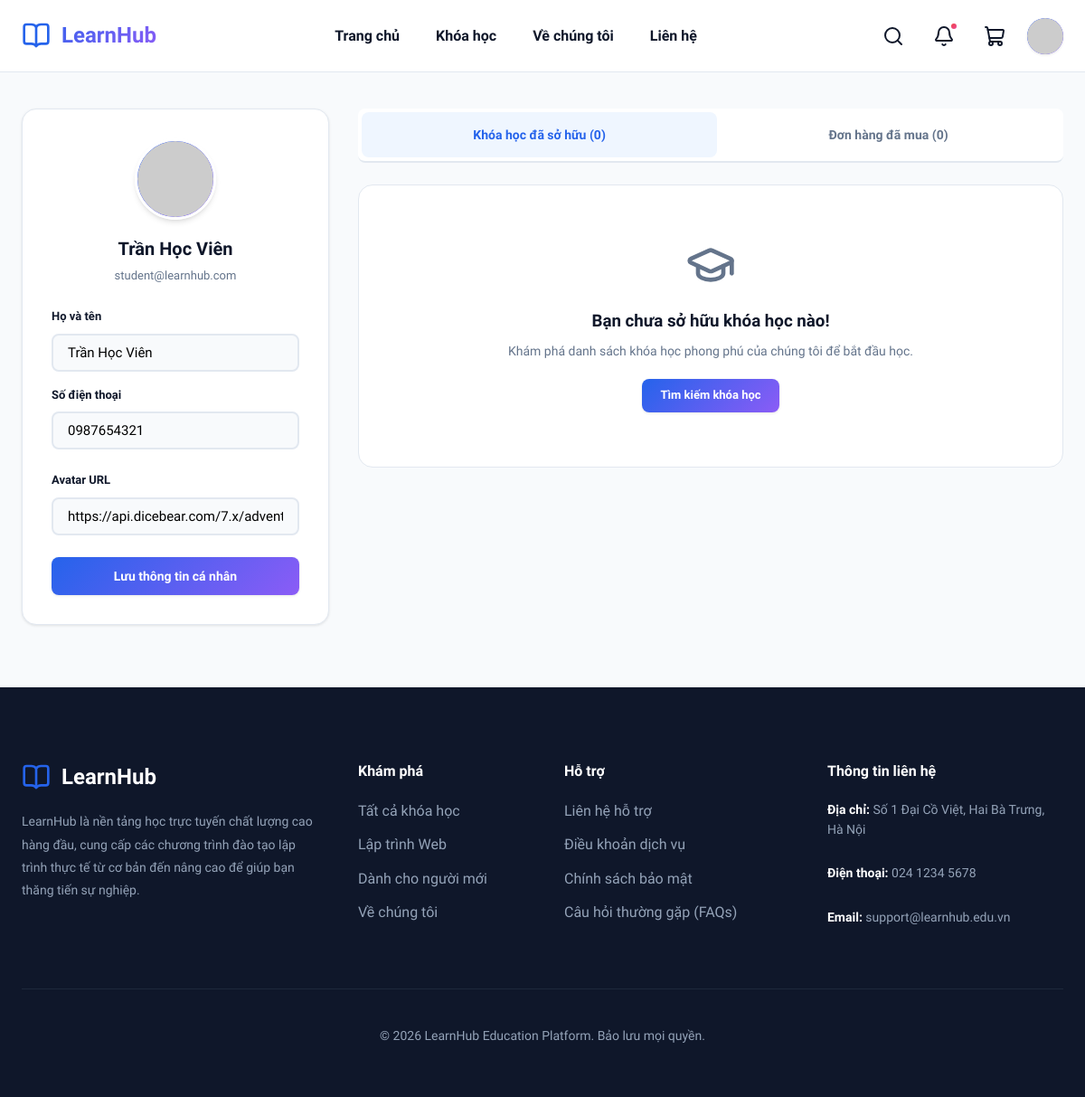
Page /profile.php (signed in) on the earlier database version.
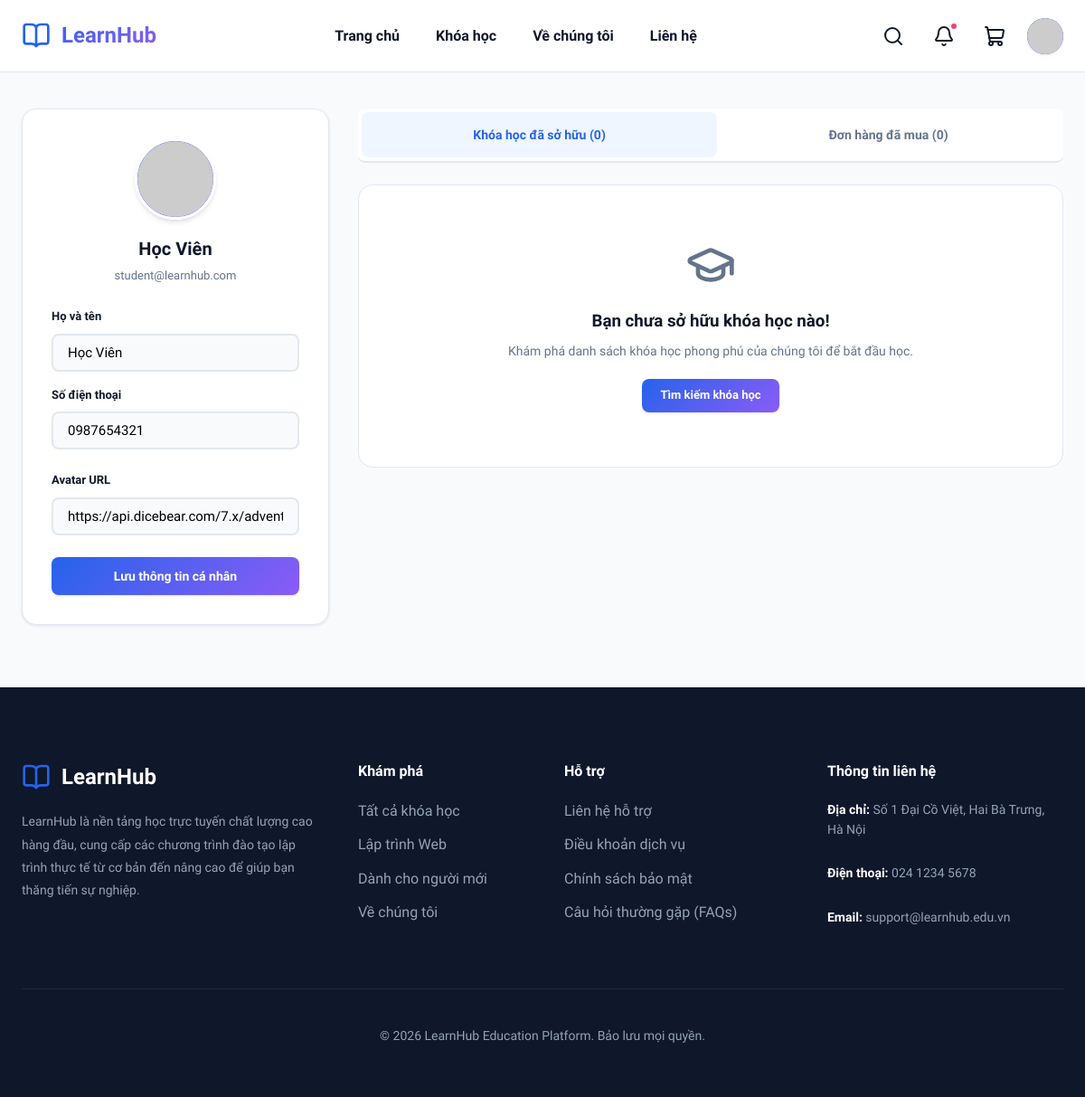
Same page on the later database version.
### tables this page shows
CREATE TABLE `users` (
  `id` int NOT NULL AUTO_INCREMENT,
  `email` varchar(255) NOT NULL,
  `password` varchar(255) NOT NULL,
  `full_name` varchar(255) NOT NULL,
  `phone` varchar(20) DEFAULT NULL,
  `avatar` text,
  `active` tinyint(1) DEFAULT '1',
  `created_at` timestamp NULL DEFAULT CURRENT_TIMESTAMP,
  `updated_at` timestamp NULL DEFAULT CURRENT_TIMESTAMP ON UPDATE CURRENT_TIMESTAMP,
  PRIMARY KEY (`id`),
  UNIQUE KEY `email` (`email`)
);

### includes/auth_check.php (called while the page is built, shortened)
<?php
function is_logged_in() {
    return isset($_SESSION['user_id']);
}
?>

### profile.php (the view, shortened to what this page needs)
<?php
require_once __DIR__ . '/config/db.php';
require_once __DIR__ . '/includes/auth_check.php';
$user_id = $_SESSION['user_id'];
try {
    $stmt = $pdo->prepare("SELECT * FROM users WHERE id = ?");
    $stmt->execute([$user_id]);
    $user = $stmt->fetch();
} catch (PDOException $e) {
    die("Lỗi kết nối CSDL: " . $e->getMessage());
}
$enrolled_courses = [];
try {
    $stmt = $pdo->prepare("
        SELECT c.*
        FROM courses c
        JOIN enrollments e ON c.id = e.course_id
        WHERE e.user_id = ? AND e.active = 1
        ORDER BY e.enrolled_at DESC
    ");
    $stmt->execute([$user_id]);
    $enrolled_courses = $stmt->fetchAll() ?: [];
} catch (PDOException $e) {
    $error_msg = 'Không thể tải khóa học đã mua.';
}
$orders = [];
try {
    $stmt = $pdo->prepare("
        SELECT *
        FROM orders
        WHERE user_id = ?
        ORDER BY id DESC
    ");
    $stmt->execute([$user_id]);
    $orders = $stmt->fetchAll() ?: [];
} catch (PDOException $e) {
    $error_msg = 'Không thể tải lịch sử đơn hàng.';
}
require_once __DIR__ . '/includes/header.php';
?>
<div class="section profile-page" style="background-color: var(--bg-main); min-height: 85vh; padding: 40px 0;">
    <div class="container profile-container">
        <div class="profile-layout">
            <div style="background-color: var(--bg-card); border: 1px solid var(--border); border-radius: var(--radius-md); padding: 32px; height: fit-content; box-shadow: var(--shadow-sm);">
                <div style="text-align: center; margin-bottom: 24px;">
                    <div class="profile-avatar" style="width: 90px; height: 90px; border-radius: 50%; background: linear-gradient(135deg, var(--primary), var(--secondary)); color: white; display: flex; align-items: center; justify-content: center; font-size: 36px; font-weight: 800; margin: 0 auto 16px; border: 3px solid white; box-shadow: var(--shadow-md); overflow: hidden;">
                        <?php
                            $profile_avatar_url = trim($user['avatar'] ?? '');
                        ?>
                        <?php if ($profile_avatar_url !== ''): ?>
                            <img src="<?php echo htmlspecialchars($profile_avatar_url); ?>" alt="<?php echo htmlspecialchars($user['full_name']); ?>" onerror="this.style.display='none';this.nextElementSibling.style.display='flex';">
                        <?php endif; ?>
                    </div>
                    <h3 style="font-weight: 800; font-size: 20px; color: var(--text-main); margin-bottom: 4px;"><?php echo htmlspecialchars($user['full_name']); ?></h3>
                    <p style="color: var(--text-muted); font-size: 13px; font-weight: 500;"><?php echo htmlspecialchars($user['email']); ?></p>
                </div>
                <form action="profile.php" method="POST">
                    <div class="form-group" style="margin-bottom: 16px;">
                        <label for="full_name" style="font-size: 13px;">Họ và tên</label>
                        <input type="text" id="full_name" name="full_name" class="form-control" value="<?php echo htmlspecialchars($user['full_name']); ?>" required style="height: 42px;">
                    </div>
                    <div class="form-group" style="margin-bottom: 24px;">
                        <label for="phone" style="font-size: 13px;">Số điện thoại</label>
                        <input type="tel" id="phone" name="phone" class="form-control" value="<?php echo htmlspecialchars($user['phone'] ?? ''); ?>" placeholder="Chưa cập nhật" style="height: 42px;">
                    </div>
                    <div class="form-group" style="margin-bottom: 24px;">
                        <label for="avatar" style="font-size: 13px;">Avatar URL</label>
                        <input type="url" id="avatar" name="avatar" class="form-control" value="<?php echo htmlspecialchars($user['avatar'] ?? ''); ?>" placeholder="https://example.com/avatar.jpg" style="height: 42px;">
                    </div>
                    <button type="submit" class="btn btn-primary" style="width: 100%; height: 42px; font-size: 14px; border-radius: var(--radius-sm);">
                        Lưu thông tin cá nhân
                    </button>
                </form>
            </div>
            <div>
                <div style="display: flex; border-bottom: 2px solid var(--border); margin-bottom: 24px; background-color: var(--bg-card); border-radius: var(--radius-sm); padding: 4px;">
                    <button class="tab-btn active" onclick="switchProfileTab('courses', this)" style="flex-grow: 1;">Khóa học đã sở hữu (<?php echo count($enrolled_courses); ?>)</button>
                    <button class="tab-btn" onclick="switchProfileTab('orders', this)" style="flex-grow: 1;">Đơn hàng đã mua (<?php echo count($orders); ?>)</button>
                </div>
                <div id="profile-tab-courses" class="profile-tab-content active-panel">
                    <?php if (empty($enrolled_courses)): ?>
                        <div style="text-align: center; padding: 60px 0; background-color: var(--bg-card); border-radius: var(--radius-md); border: 1px solid var(--border);">
                            <i data-lucide="graduation-cap" style="width: 56px; height: 56px; color: var(--text-muted); margin-bottom: 12px;"></i>
                            <h3 style="font-weight: 700; color: var(--text-main); margin-bottom: 6px;">Bạn chưa sở hữu khóa học nào!</h3>
                            <p style="color: var(--text-muted); font-size: 14px; margin-bottom: 20px;">Khám phá danh sách khóa học phong phú của chúng tôi để bắt đầu học.</p>
                            <a href="courses.php" class="btn btn-primary" style="font-size: 13px; padding: 8px 20px;">Tìm kiếm khóa học</a>
                        </div>
                    <?php endif; ?>
                </div>
            </div>
        </div>
    </div>
</div>
<?php require_once __DIR__ . '/includes/footer.php'; ?>

### includes/header.php (shortened to what this page needs)
<?php
require_once __DIR__ . '/../config/db.php';
require_once __DIR__ . '/auth_check.php';
$current_user = null;
if (is_logged_in()) {
    try {
        $stmt = $pdo->prepare("SELECT * FROM users WHERE id = ?");
        $stmt->execute([$_SESSION['user_id']]);
        $current_user = $stmt->fetch();
    } catch (PDOException $e) {
        $current_user = null;
    }
}
function is_active($page_name) {
    $current_script = basename($_SERVER['SCRIPT_NAME']);
    return ($current_script == $page_name) ? 'active' : '';
}
?>
<!DOCTYPE html>
<html lang="vi">
<head>
    <link rel="stylesheet" href="assets/css/style.css">
</head>
<body>
    <header id="main-header">
        <div class="navbar-container">
            <a href="index.php" class="logo">
                <i data-lucide="book-open" style="width: 32px; height: 32px;"></i>
                <span>LearnHub</span>
            </a>
            <ul class="nav-links">
                <li><a href="index.php" class="<?php echo is_active('index.php'); ?>">Trang chủ</a></li>
                <li><a href="courses.php" class="<?php echo is_active('courses.php'); ?>">Khóa học</a></li>
                <li><a href="about.php" class="<?php echo is_active('about.php'); ?>">Về chúng tôi</a></li>
                <li><a href="contact.php" class="<?php echo is_active('contact.php'); ?>">Liên hệ</a></li>
            </ul>
            <div class="nav-actions">
                <button class="icon-btn" id="search-toggle-btn" title="Tìm kiếm">
                    <i data-lucide="search"></i>
                </button>
                <?php if (is_logged_in()): ?>
                    <div class="notification-menu" id="notification-menu">
                        <button class="icon-btn" id="notification-toggle" type="button" title="Thông báo" aria-label="Mở thông báo" aria-expanded="false">
                            <i data-lucide="bell"></i>
                            <span class="badge" style="top: 4px; right: 4px; padding: 3px;"></span>
                        </button>
                    </div>
                    <a href="cart.php" class="icon-btn" title="Giỏ hàng">
                        <i data-lucide="shopping-cart"></i>
                    </a>
                    <div class="user-menu" id="user-menu">
                        <button type="button" class="avatar" id="user-menu-toggle" aria-label="Mở menu tài khoản" aria-expanded="false">
                            <?php
                                $avatar_url = trim($current_user['avatar'] ?? '');
                            ?>
                            <?php if ($avatar_url !== ''): ?>
                                <img src="<?php echo htmlspecialchars($avatar_url); ?>" alt="<?php echo htmlspecialchars($current_user['full_name'] ?? 'Avatar'); ?>" onerror="this.style.display='none';this.nextElementSibling.style.display='flex';">
                            <?php endif; ?>
                        </button>
                    </div>
                <?php else: ?>
                    <a href="login.php" class="btn btn-outline" style="padding: 8px 16px; font-size: 14px;">Đăng nhập</a>
                    <a href="signup.php" class="btn btn-primary" style="padding: 8px 20px; font-size: 14px;">Đăng ký</a>
                <?php endif; ?>
            </div>
        </div>
    </header>
    <div style="height: 80px;"></div>

### includes/footer.php (shortened to what this page needs)
    <footer>
        <div class="container">
            <div class="footer-grid">
                <div class="footer-col">
                    <a href="index.php" class="footer-logo">
                        <i data-lucide="book-open" style="width: 32px; height: 32px;"></i>
                        <span>LearnHub</span>
                    </a>
                    <p style="font-size: 14px; line-height: 1.8;">LearnHub là nền tảng học trực tuyến chất lượng cao hàng đầu, cung cấp các chương trình đào tạo lập trình thực tế từ cơ bản đến nâng cao để giúp bạn thăng tiến sự nghiệp.</p>
                </div>
                <div class="footer-col">
                    <h3>Khám phá</h3>
                    <ul>
                        <li><a href="courses.php">Tất cả khóa học</a></li>
                        <li><a href="courses.php?category=Web+Development">Lập trình Web</a></li>
                        <li><a href="courses.php?level=BEGINNER">Dành cho người mới</a></li>
                        <li><a href="about.php">Về chúng tôi</a></li>
                    </ul>
                </div>
                <div class="footer-col">
                    <h3>Hỗ trợ</h3>
                    <ul>
                        <li><a href="contact.php">Liên hệ hỗ trợ</a></li>
                        <li><a href="terms.php">Điều khoản dịch vụ</a></li>
                        <li><a href="privacy.php">Chính sách bảo mật</a></li>
                        <li><a href="faq.php">Câu hỏi thường gặp (FAQs)</a></li>
                    </ul>
                </div>
                <div class="footer-col">
                    <h3>Thông tin liên hệ</h3>
                    <p style="font-size: 14px; margin-bottom: 8px;"><strong style="color: white;">Địa chỉ:</strong> Số 1 Đại Cồ Việt, Hai Bà Trưng, Hà Nội</p>
                    <p style="font-size: 14px; margin-bottom: 8px;"><strong style="color: white;">Điện thoại:</strong> 024 1234 5678</p>
                    <p style="font-size: 14px; margin-bottom: 8px;"><strong style="color: white;">Email:</strong> support@learnhub.edu.vn</p>
                </div>
            </div>
            <div class="footer-bottom">
                <p>&copy; <?php echo date('Y'); ?> LearnHub Education Platform. Bảo lưu mọi quyền.</p>
            </div>
        </div>
    </footer>
</body>
</html>

### profile.php (style rules this page uses)
.profile-container { max-width: 1320px; }
.profile-layout { display: grid; grid-template-columns: minmax(280px, 340px) minmax(0, 1fr); gap: 32px; align-items: start; }
.profile-layout > * { min-width: 0; }
.tab-btn { flex-grow: 1; background: none; border: none; padding: 14px; font-weight: 700; font-size: 14px; color: var(--text-muted); cursor: pointer; border-radius: var(--radius-sm); transition: var(--transition); }
.tab-btn.active { color: var(--primary); background-color: var(--primary-light); }
.profile-tab-content { display: none; width: 100%; max-width: 100%; min-width: 0; }
.profile-tab-content.active-panel { display: block; }

Differences in the rows shown:
changed users "student@learnhub.com": full_name "Trần Học Viên" → "Học Viên"
